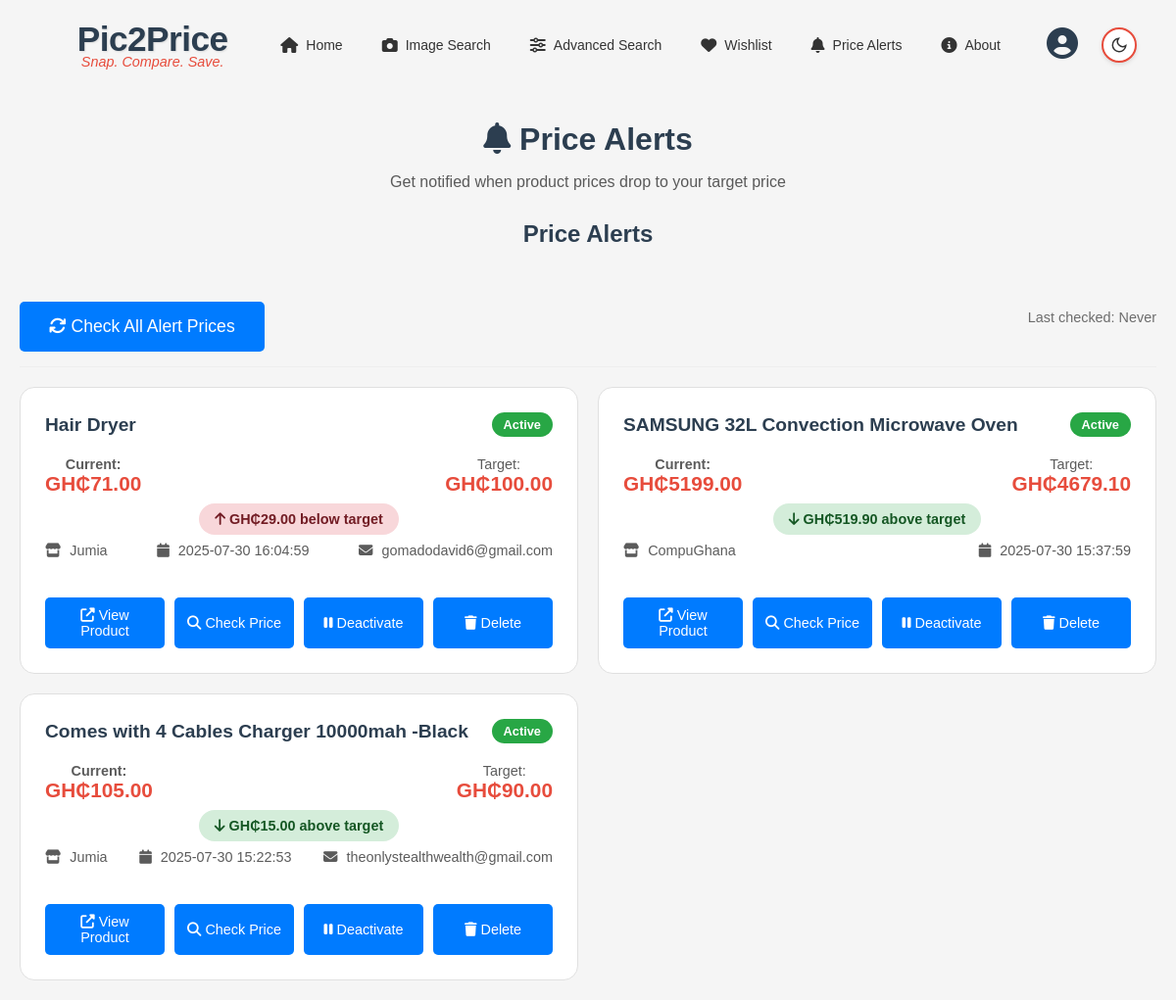
The app's page /price-alerts with its own data.
### tables this page shows
CREATE TABLE price_alerts (
                id INTEGER PRIMARY KEY AUTOINCREMENT,
                product_name TEXT,
                target_price REAL,
                current_price REAL,
                product_link TEXT,
                store TEXT,
                email TEXT,
                is_active BOOLEAN DEFAULT 1,
                created_at TIMESTAMP DEFAULT CURRENT_TIMESTAMP
            );

### mainapp.py (the view)
@app.route('/price-alerts')
def price_alerts():
    try:
        with sqlite3.connect(DATABASE) as conn:
            cursor = conn.cursor()
            cursor.execute('''
                SELECT id, product_name, target_price, current_price, product_link, store, email, is_active, created_at
                FROM price_alerts
                ORDER BY created_at DESC
            ''')
            alerts = cursor.fetchall()
        return render_template('price_alerts.html', alerts=alerts)
    except Exception as e:
        flash('Error loading price alerts', 'error')
        return render_template('price_alerts.html', alerts=[])

### Templates/price_alerts.html (shortened to what this page needs)
{% extends "base.html" %}
{% block content %}
<div class="alerts-container">
    <div class="alerts-header">
        <h1><i class="fas fa-bell"></i> Price Alerts</h1>
        <p>Get notified when product prices drop to your target price</p>
    </div>
    {% if alerts %}
        <div class="alerts-list">
            <h2>Price Alerts</h2>
            <div class="alerts-controls">
                <button class="btn btn-primary" id="check-prices-btn" onclick="checkPriceAlerts()">
                    <i class="fas fa-sync"></i> Check All Alert Prices
                </button>
                <span class="last-check">Last checked: <span id="last-check-time">Never</span></span>
            </div>
            <div class="alerts-grid">
                {% for alert in alerts %}
                <div class="alert-card" data-id="{{ alert[0] }}">
                    <div class="alert-header">
                        <h3>{{ alert[1] }}</h3>
                        <span class="alert-status {% if alert[7] %}active{% else %}inactive{% endif %}">
                            {% if alert[7] %}Active{% else %}Inactive{% endif %}
                        </span>
                    </div>
                    <div class="alert-details">
                        <div class="price-info">
                            <div class="current-price">
                                <span class="label">Current:</span>
                                <span class="price">
                                    {% if alert[5] == 'Amazon' %}
                                        ${{ "%.2f"|format(alert[3]) }}
                                    {% else %}
                                        GH₵{{ "%.2f"|format(alert[3]) }}
                                    {% endif %}
                                </span>
                            </div>
                            <div class="target-price">
                                <span class="label">Target:</span>
                                <span class="price">
                                    {% if alert[5] == 'Amazon' %}
                                        ${{ "%.2f"|format(alert[2]) }}
                                    {% else %}
                                        GH₵{{ "%.2f"|format(alert[2]) }}
                                    {% endif %}
                                </span>
                            </div>
                        </div>
                        <div class="price-difference">
                            {% set difference = alert[3] - alert[2] %}
                            {% if difference > 0 %}
                                <span class="difference positive">
                                    <i class="fas fa-arrow-down"></i>
                                    {% if alert[5] == 'Amazon' %}
                                        ${{ "%.2f"|format(difference) }} above target
                                    {% else %}
                                        GH₵{{ "%.2f"|format(difference) }} above target
                                    {% endif %}
                                </span>
                            {% else %}
                                <span class="difference negative">
                                    <i class="fas fa-arrow-up"></i>
                                    {% if alert[5] == 'Amazon' %}
                                        ${{ "%.2f"|format(difference|abs) }} below target
                                    {% else %}
                                        GH₵{{ "%.2f"|format(difference|abs) }} below target
                                    {% endif %}
                                </span>
                            {% endif %}
                        </div>
                        <div class="alert-meta">
                            <div class="store">
                                <i class="fas fa-store"></i>
                                {{ alert[5] }}
                            </div>
                            <div class="created">
                                <i class="fas fa-calendar"></i>
                                {{ alert[8] }}
                            </div>
                            {% if alert[6] %}
                            <div class="email">
                                <i class="fas fa-envelope"></i>
                                {{ alert[6] }}
                            </div>
                            {% endif %}
                        </div>
                    </div>
                    <div class="alert-actions">
                        <a href="{{ alert[4] }}" target="_blank" class="btn btn-primary">
                            <i class="fas fa-external-link-alt"></i> View Product
                        </a>
                        <button class="btn btn-info" onclick="checkSingleAlert({{ alert[0] }}, '{{ alert[1] }}')" {% if not alert[7] %}style="display: none;"{% endif %}>
                            <i class="fas fa-search"></i> Check Price
                        </button>
                        <button class="btn btn-warning" onclick="deactivateAlert({{ alert[0] }})" {% if not alert[7] %}style="display: none;"{% endif %}>
                            <i class="fas fa-pause"></i> Deactivate
                        </button>
                        <button class="btn btn-danger" onclick="deleteAlert({{ alert[0] }})">
                            <i class="fas fa-trash"></i> Delete
                        </button>
                    </div>
                </div>
                {% endfor %}
            </div>
        </div>
    {% endif %}
</div>
{% endblock %}

### Static/style.css (style rules this page uses)
:root { --bg-color: #f5f5f5; --text-color: #333; --container-bg: #ffffff; --btn-bg: #007bff; --btn-hover: #0056b3; --shadow-color: rgba(0, 0, 0, 0.1); --link-color: #007bff; --product-bg: #ffffff; --icon-color: #333; --brand-color: #2c3e50; --brand-accent: #e74c3c; }
body { font-family: Arial, sans-serif; text-align: center; background: var(--bg-color); margin: 0; padding: 20px; color: var(--text-color); transition: background-color 0.3s ease, color 0.3s ease; }
.btn { display: inline-block; padding: 10px 20px; background: var(--btn-bg); color: white; text-decoration: none; border-radius: 5px; margin-top: 20px; transition: background-color 0.3s ease; border: none; cursor: pointer; }
.btn-primary { background: var(--btn-bg); color: white; padding: 15px 30px; font-size: 1.1em; border-radius: 5px; text-decoration: none; transition: background-color 0.3s ease; }
.product-card, .wishlist-item, .alert-card, .trend-card, .stat-card, .feature-card, .testimonial-card { border-radius: 10px; box-shadow: none !important; background: #fff; border: 1px solid #e0e0e0; }
.current-price { font-weight: bold; color: var(--brand-accent) !important; }

### Templates/price_alerts.html (style rules this page uses)
.alerts-container { max-width: 1200px; margin: 0 auto; }
.alerts-header { text-align: center; margin-bottom: 30px; }
.alerts-header h1 { color: var(--brand-color); margin-bottom: 10px; }
.alerts-header p { color: var(--text-color); opacity: 0.8; }
.alerts-list h2 { color: var(--brand-color); margin-bottom: 20px; }
.alerts-controls { display: flex; justify-content: space-between; align-items: center; margin-bottom: 20px; padding: 15px 0; border-bottom: 1px solid #eee; }
.last-check { color: var(--text-color); opacity: 0.7; font-size: 0.9em; }
.alerts-grid { display: grid; grid-template-columns: repeat(auto-fill, minmax(400px, 1fr)); gap: 20px; }
.alert-card { background: var(--container-bg); border-radius: 15px; box-shadow: 0 4px 8px var(--shadow-color); padding: 25px; transition: transform 0.3s ease, box-shadow 0.3s ease; }
.alert-header { display: flex; justify-content: space-between; align-items: center; margin-bottom: 20px; }
.alert-header h3 { color: var(--brand-color); margin: 0; font-size: 1.2em; }
.alert-status { padding: 5px 12px; border-radius: 20px; font-size: 0.8em; font-weight: bold; }
.alert-status.active { background: #28a745; color: white; }
.alert-details { margin-bottom: 20px; }
.price-info { display: flex; justify-content: space-between; margin-bottom: 15px; }
.current-price, .target-price { display: flex; flex-direction: column; align-items: center; }
.label { font-size: 0.9em; color: var(--text-color); opacity: 0.8; }
.price { font-size: 1.3em; font-weight: bold; color: var(--brand-accent); }
.price-difference { text-align: center; margin-bottom: 15px; }
.difference { padding: 8px 16px; border-radius: 20px; font-weight: bold; font-size: 0.9em; }
.difference.positive { background: #d4edda; color: #155724; }
.difference.negative { background: #f8d7da; color: #721c24; }
.alert-meta { display: flex; justify-content: space-between; font-size: 0.9em; color: var(--text-color); opacity: 0.8; }
.alert-meta i { margin-right: 5px; }
.alert-actions { display: flex; gap: 10px; }
.alert-actions .btn { flex: 1; padding: 10px; font-size: 0.9em; }

### records on screen
price_alerts: product_name "Hair Dryer", is_active "Active", current_price "71.00", target_price "100.00", difference "29.00", store "Jumia", created_at "2025-07-30 16:04:59", email "gomadodavid6@gmail.com"
price_alerts: product_name "SAMSUNG 32L Convection Microwave Oven", is_active "Active", current_price "5199.00", target_price "4679.10", difference "519.90", store "CompuGhana", created_at "2025-07-30 15:37:59"
price_alerts: product_name "Comes with 4 Cables Charger 10000mah -Black", is_active "Active", current_price "105.00", target_price "90.00", difference "15.00", store "Jumia", created_at "2025-07-30 15:22:53", email "theonlystealthwealth@gmail.com"
